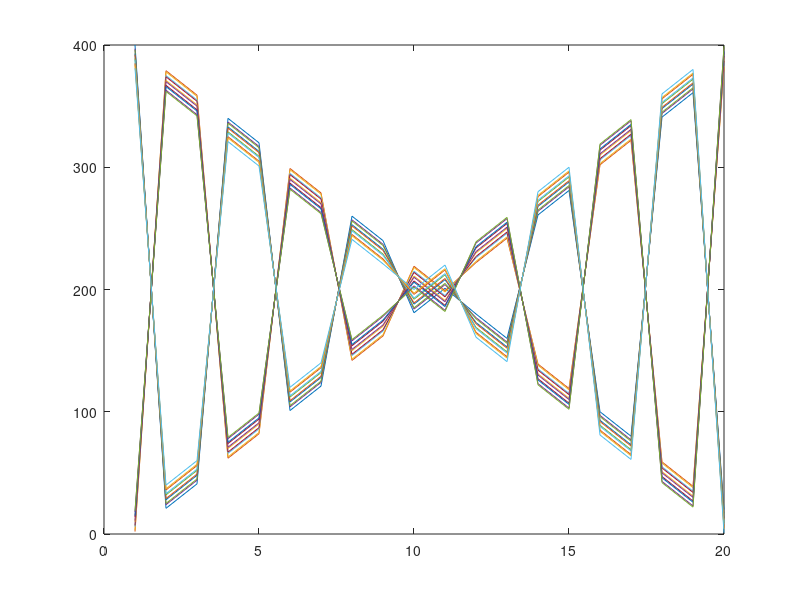

Reproduce this figure in MATLAB.
%Punto a
A=randi(10,10,10)

%Punto b
VecProp= eig(A, 'matrix');
valoProp=eig(A);

% Punto c
B=randi(10,10,3);

%Punto d
C = A*B
Size_C = size(C);
Max_C = max(C(:));
Min_C = min(C(:));

%Punto e

x = A(5,2)*B(9,3)*C(5,3);

%Punto f

concavec = cat(2,A(3,:),B(6,:))

%Punto g

Goku = diag(diag(A))
Vegueta = inv(Goku)

%Punto h

M = magic(20)

sudoku = sum(M)

wow = sum(diag(M))

plot(M)